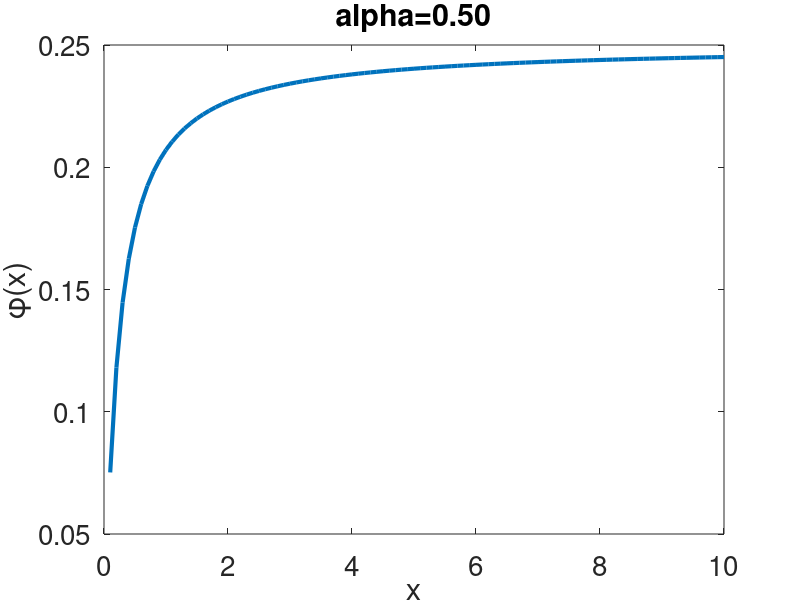

The MATLAB source for this figure:
%Plots of phi for different alpha
cd('/Users/shengyue/Desktop')

alpha = 0.5;

%rng(2)
x = [0:0.1:10];
y = alpha^2./(2*x).*(-x/alpha^2+x-1+sqrt((-x/alpha^2+x-1).^2+4*x.^2/alpha^2));
plot(x,y,'LineWidth',3)
xlabel('x');
ylabel('\phi(x)');
set(gca,'fontsize',20);
xlim([min(x),max(x)]);
str = sprintf( 'alpha=%.2f',alpha);
title(str);

savefigs = 1;
  if savefigs==1
        filename = sprintf( './phi-plot-alpha=%.2f.png',alpha);
        saveas(gcf, filename,'png');
        fprintf(['Saved Results to ' filename '\n']);
  end
 